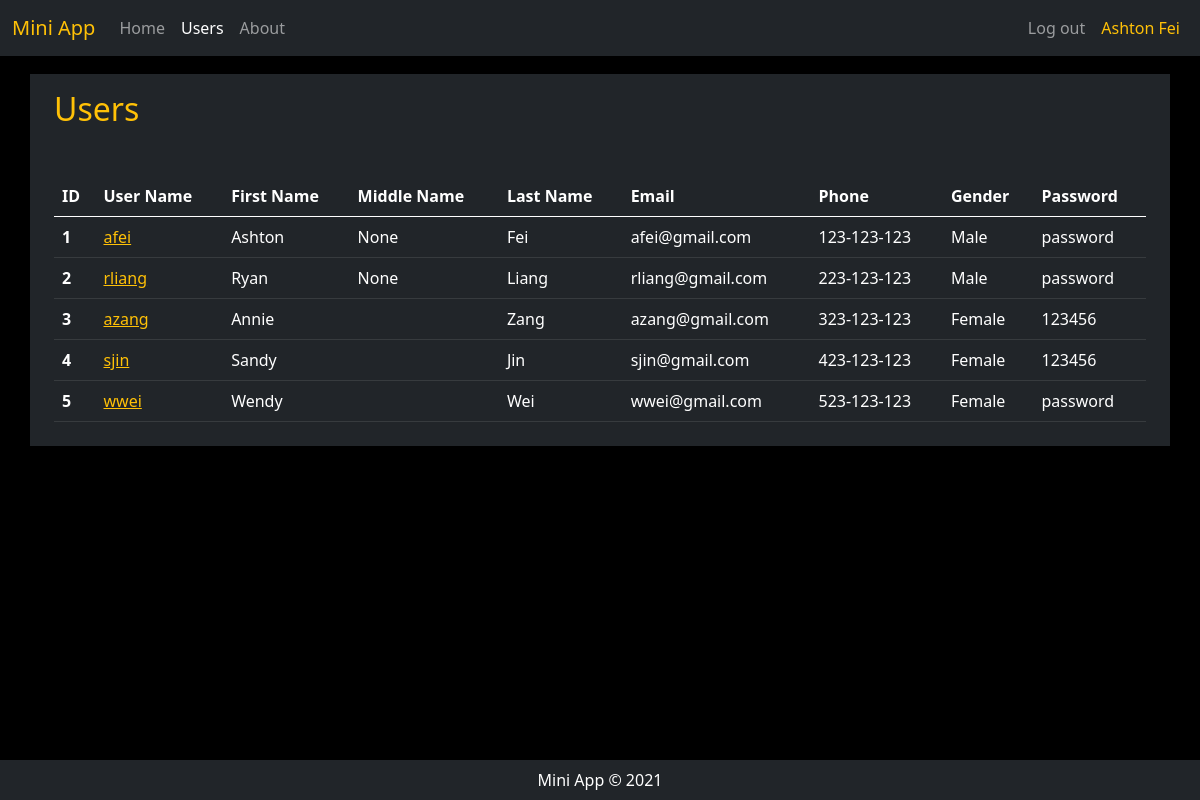
/users (signed in), run on an earlier commit of the app's database.
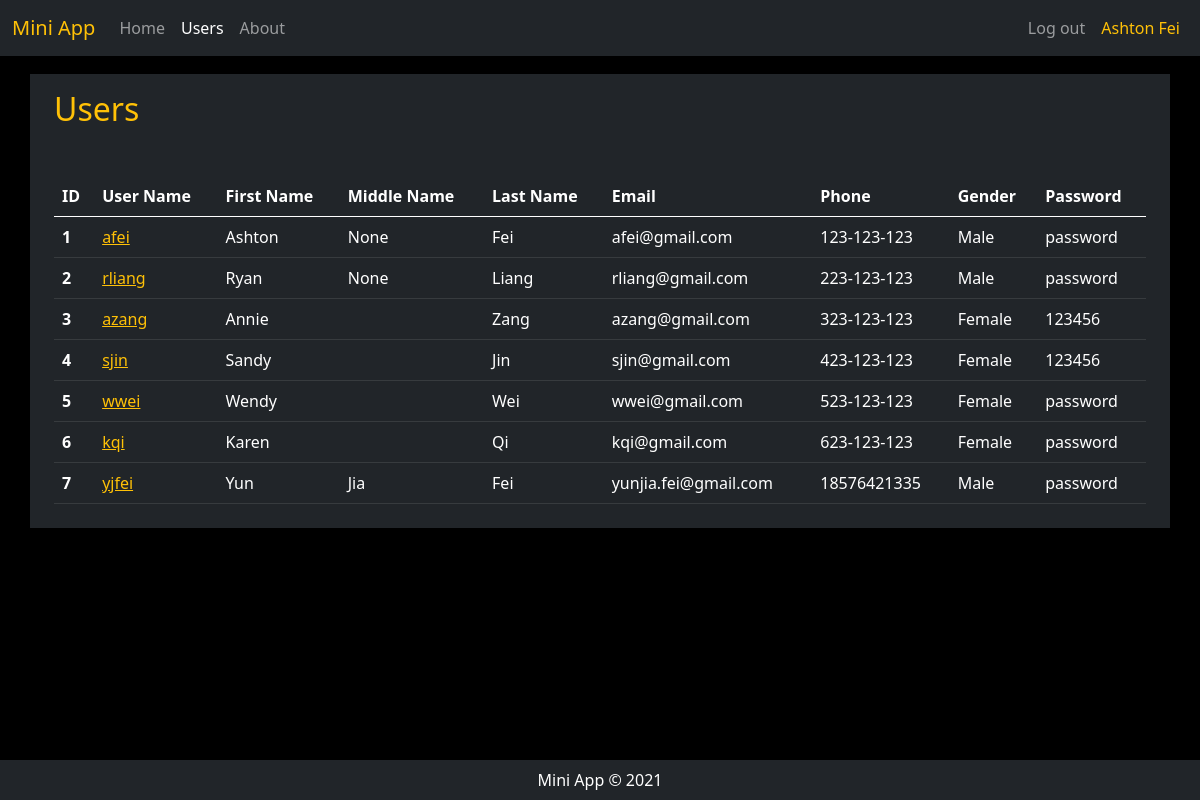
And on a later commit of the database.
### App/database.py (models this page shows)
class User(db.Model, UserMixin):
    id = db.Column(db.Integer, primary_key=True)
    username = db.Column(db.String(30), nullable=False, unique=True)
    first_name = db.Column(db.String(30), nullable=False)
    middle_name = db.Column(db.String(30))
    last_name = db.Column(db.String(30), nullable=False)
    email = db.Column(db.String(100), nullable=False, unique=True)
    phone = db.Column(db.String(100), nullable=False)
    gender = db.Column(db.String(10), nullable=False)
    password_hash = db.Column(db.String(16), nullable=False)

### App/routes.py (the view)
@app.route('/users', methods=['GET', 'POST'])
@login_required
def users():
    items = User.query.all()
    return render_template('users.html', current_user=current_user, items=items, headers=USER_HEADERS)

### App/routes.py (called while the page is built)
@login_manager.user_loader
def load_user(user_id):
    return User.query.get(int(user_id))

### App/templates/users.html (shortened to what this page needs)
{% extends "base.html" %}
{% block content %}
<div class='container py-2 mt-2'>
    <div class="mt-2 mb-5 text-warning">
        <h2>Users</h2>
    </div>
    <div class="table-responsive">
        <table class="table table-dark">
            <thead>
            <tr>
                {% for header in headers:%}
                    <th>{{header.label}}</th>
                {% endfor%}
            </tr>
        </thead>
        <tbody class="table-striped">
            {% for user in items: %}
            <tr>
                {% for header in headers:%}
                    {% if header.key == 'id': %}
                        <th>{{user.id}}</th>
                    {% elif header.key == 'username': %}
                        <td><a href="{{url_for('user', id=user.id)}}" class="link-warning">{{user[header.key]}}</a></td>
                    {% else: %}
                    <td>{{user[header.key]}}</td>
                    {% endif %}
                {% endfor %}
            </tr>
            {% endfor %}
        </tbody>
        </table>
    </div>
</div>
{% endblock%}

### App/templates/base.html (shortened to what this page needs)
<!DOCTYPE html>
<html lang="en">
<head>
    <link href="https://cdn.jsdelivr.net/npm/bootstrap@5.0.0-beta3/dist/css/bootstrap.min.css" rel="stylesheet"
 />
    <link rel="stylesheet" href="{{url_for('static', filename='style.css')}}">
</head>
<body class='text-white' style='background-color: #000000; padding-top: 66px; padding-bottom: 66px;'>
    <nav class="navbar navbar-dark bg-dark fixed-top navbar-expand-lg">
        <div class="container-fluid">
            <a class="navbar-brand text-warning" href="{{ url_for('home') }}">Mini App</a>
            <div class="collapse navbar-collapse" id="navbarNav">
                <div class="navbar-nav me-auto">
                    {% if current_user.is_authenticated %}
                    <a {% if request.path=='/' %} class="nav-link active" aria-current="page" {% else %}
                        class="nav-link" {% endif %} href="{{ url_for('home') }}">Home</a>
                    <a {% if request.path=='/users' %} class="nav-link active" aria-current="page" {% else %}
                        class="nav-link" {% endif %} href="{{ url_for('users') }}">Users</a>
                    <a {% if request.path=='/about' %} class="nav-link active" aria-current="page" {% else %}
                        class="nav-link" {% endif %} href="{{ url_for('about') }}">About</a>
                    {% endif %}
                </div>
                <div class="navbar-nav">
                    {% if current_user.is_authenticated %}
                    <a class="nav-link" href="{{ url_for('logout') }}">Log out</a>
                    <a class="nav-link text-warning"
                        href="{{ url_for('user', id=current_user.id)}}">{{current_user.first_name}}
                        {{current_user.last_name}}</a>
                    {% endif %}
                </div>
            </div>
        </div>
    </nav>
    <div class="container bg-dark">
        {% block content %}{% endblock %}
    </div>
    <div class="bg-dark fixed-bottom p-2">
        <p class="text-center m-0">Mini App &copy; 2021</p>
    </div>
</body>
</html>

What changed in the data, as far as the page shows it:
added User: id "6", username "kqi", first_name "Karen" "Qi" "kqi@gmail.com" "623-123-123" "Female" "password"
added User: id "7", username "yjfei", first_name "Yun" "Jia" "Fei" "yunjia.fei@gmail.com" "18576421335" "Male" "password"
